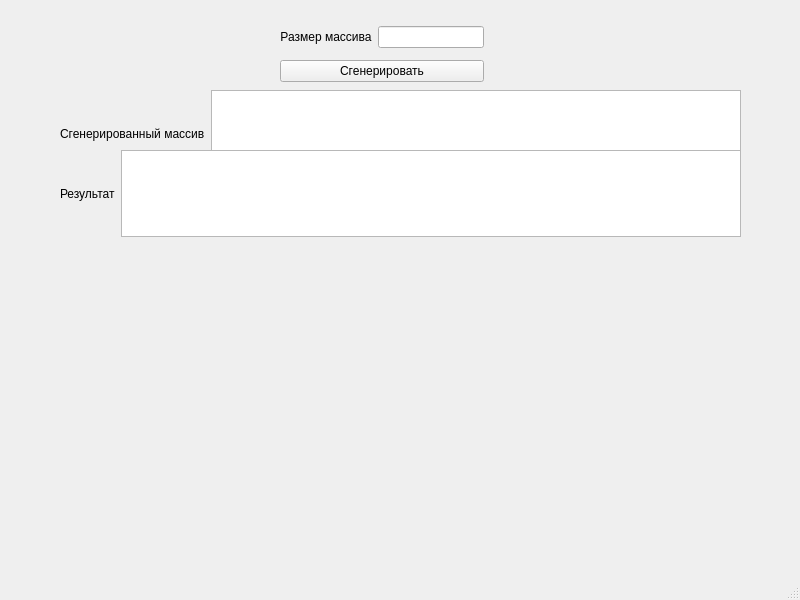
<?xml version="1.0" encoding="UTF-8"?>
<ui version="4.0">
 <class>MainWindow</class>
 <widget class="QMainWindow" name="MainWindow">
  <property name="geometry">
   <rect>
    <x>0</x>
    <y>0</y>
    <width>800</width>
    <height>600</height>
   </rect>
  </property>
  <property name="windowTitle">
   <string>MainWindow</string>
  </property>
  <widget class="QWidget" name="centralwidget">
   <widget class="QWidget" name="layoutWidget">
    <property name="geometry">
     <rect>
      <x>280</x>
      <y>20</y>
      <width>204</width>
      <height>68</height>
     </rect>
    </property>
    <layout class="QVBoxLayout" name="verticalLayout">
     <item>
      <layout class="QHBoxLayout" name="horizontalLayout">
       <item>
        <widget class="QLabel" name="label">
         <property name="text">
          <string>Размер массива</string>
         </property>
         <property name="textFormat">
          <enum>Qt::PlainText</enum>
         </property>
         <property name="alignment">
          <set>Qt::AlignCenter</set>
         </property>
        </widget>
       </item>
       <item>
        <widget class="QLineEdit" name="lineSize"/>
       </item>
      </layout>
     </item>
     <item>
      <widget class="QPushButton" name="SizeButton">
       <property name="text">
        <string>Сгенерировать</string>
       </property>
      </widget>
     </item>
    </layout>
   </widget>
   <widget class="QWidget" name="layoutWidget_2">
    <property name="geometry">
     <rect>
      <x>60</x>
      <y>90</y>
      <width>681</width>
      <height>87</height>
     </rect>
    </property>
    <layout class="QHBoxLayout" name="horizontalLayout_2">
     <item>
      <widget class="QLabel" name="label_2">
       <property name="text">
        <string>Сгенерированный массив</string>
       </property>
      </widget>
     </item>
     <item>
      <widget class="QTextEdit" name="TE_Generated"/>
     </item>
    </layout>
   </widget>
   <widget class="QWidget" name="layoutWidget_3">
    <property name="geometry">
     <rect>
      <x>60</x>
      <y>150</y>
      <width>681</width>
      <height>87</height>
     </rect>
    </property>
    <layout class="QHBoxLayout" name="horizontalLayout_3">
     <item>
      <widget class="QLabel" name="label_3">
       <property name="text">
        <string>Результат</string>
       </property>
      </widget>
     </item>
     <item>
      <widget class="QTextEdit" name="TE_Result"/>
     </item>
    </layout>
   </widget>
  </widget>
  <widget class="QMenuBar" name="menubar">
   <property name="geometry">
    <rect>
     <x>0</x>
     <y>0</y>
     <width>800</width>
     <height>25</height>
    </rect>
   </property>
  </widget>
  <widget class="QStatusBar" name="statusbar"/>
 </widget>
 <resources/>
 <connections/>
</ui>
